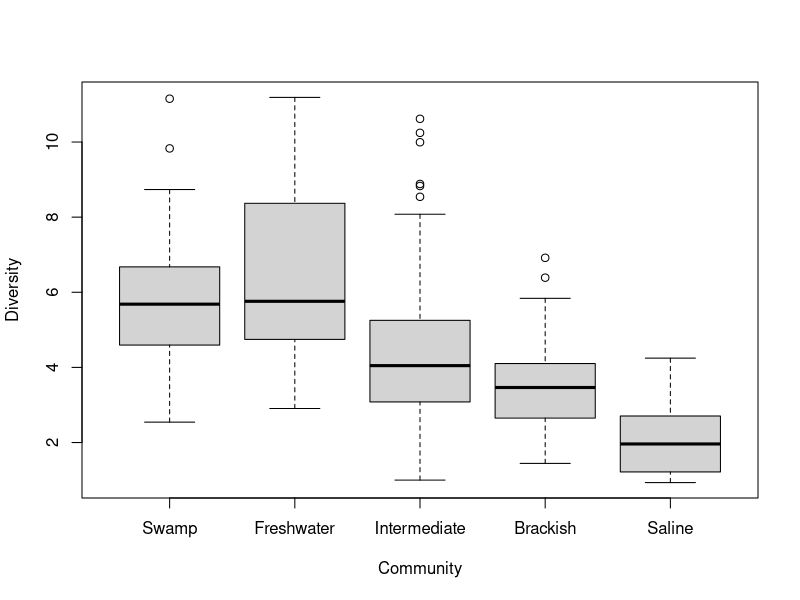
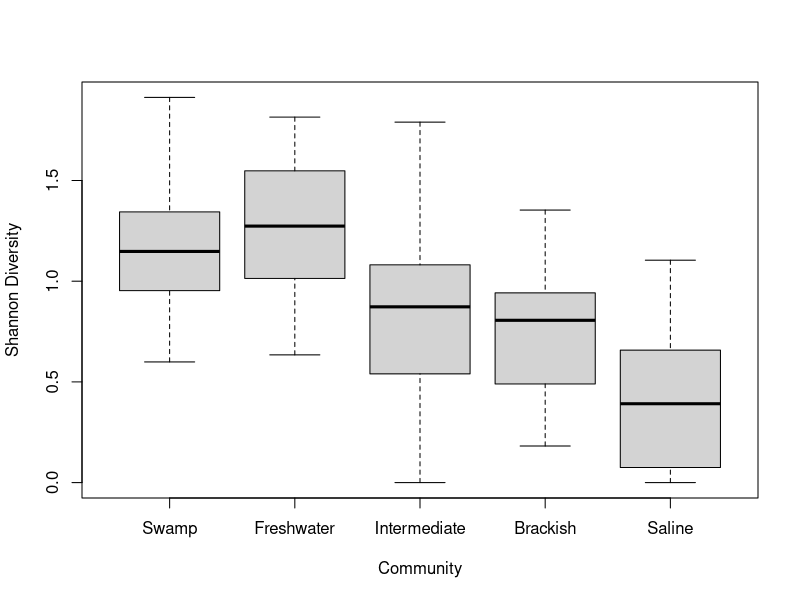
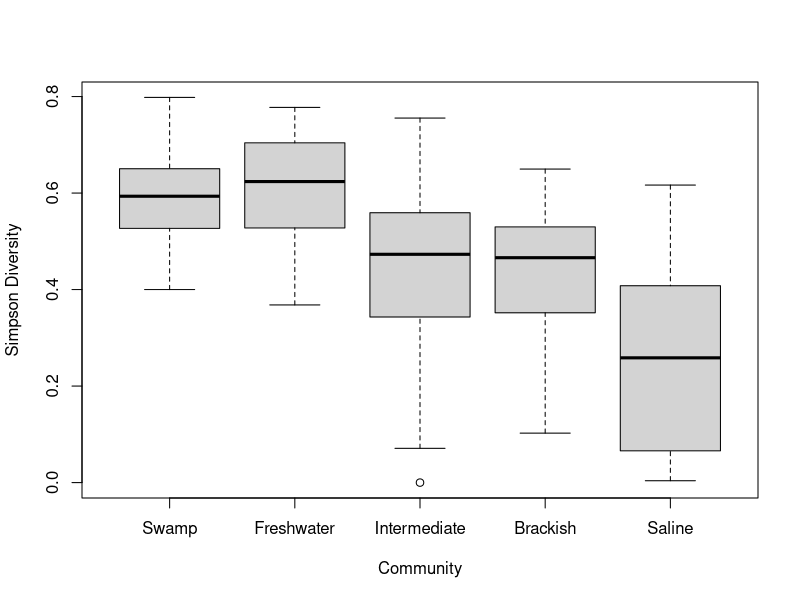
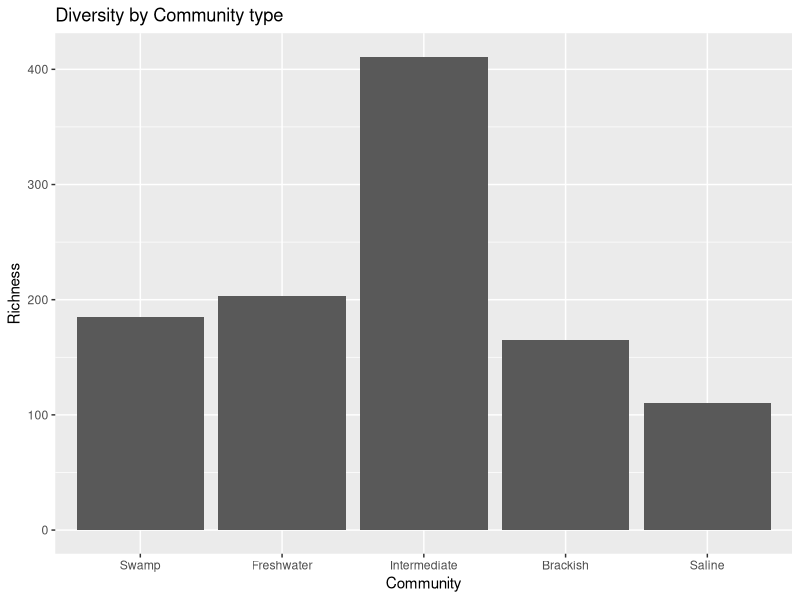
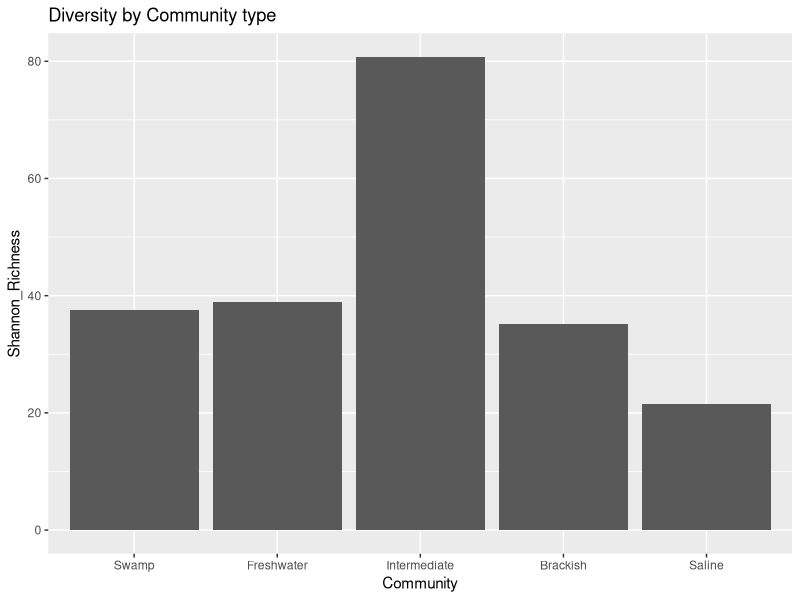
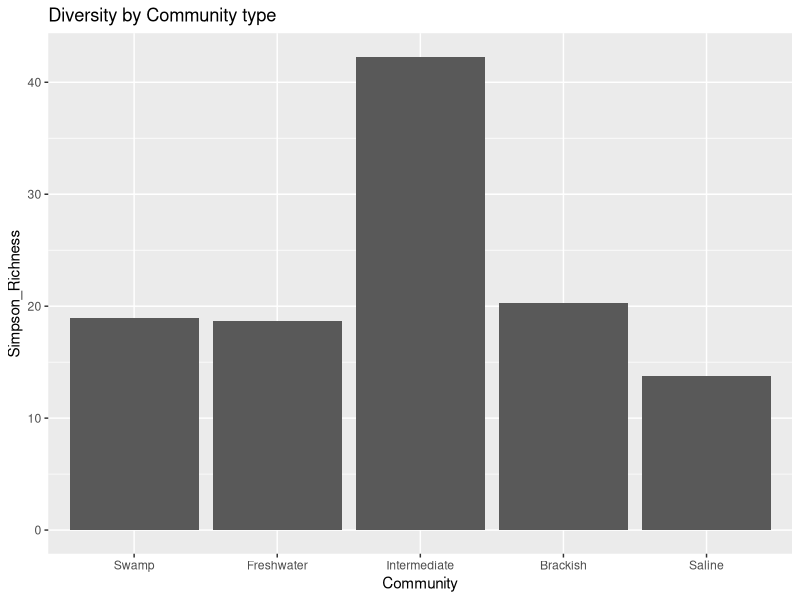
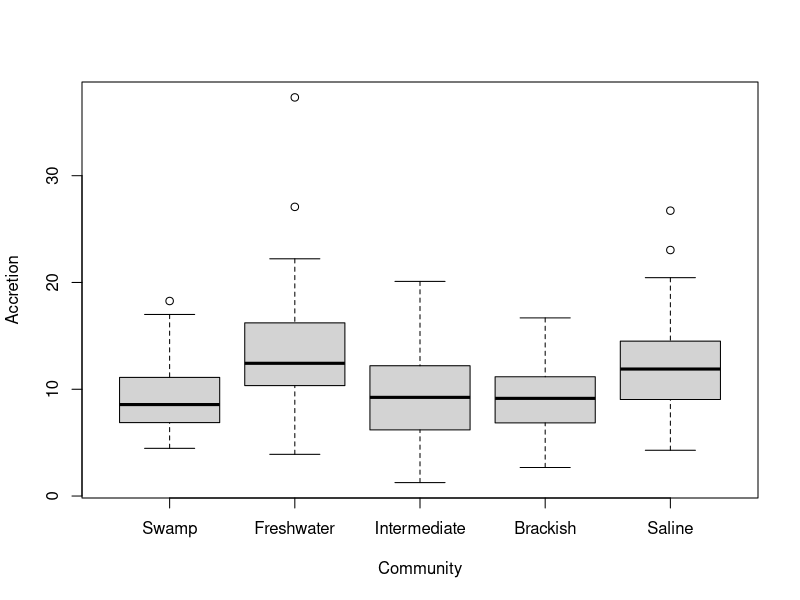

Recreate these plots in R, in order. (Note: this script raises an error after producing the figures.)
#Exploratory Plots April 7, 2025
#Diversity and community types (bar/box plot)
dat <- read.csv("Data/dat.csv", header = TRUE)
library(tidyverse)
library(plotrix)
library(ggplot2)

#Cleaning data up
cleandat <- dat %>% filter(!is.na(Accretion)) %>%
  mutate(Community=factor(CommunityStationFront, levels=c("Swamp","Freshwater","Intermediate","Brackish","Saline")))%>%
  group_by(Community)
boxplot(Richness~Community,data = cleandat, xlab = "Community", ylab = "Diversity")
boxplot(Shannon~Community,data = cleandat, xlab = "Community", ylab = "Shannon Diversity")
boxplot(Simpson~Community,data = cleandat, xlab = "Community", ylab = "Simpson Diversity") 

#barplots
ggplot(cleandat, aes(x = Community, y = Richness)) +
  geom_bar(stat = "identity") +
  labs(title = "Diversity by Community type", x = "Community", y = "Richness")

ggplot(cleandat, aes(x = Community, y = Shannon)) +
  geom_bar(stat = "identity") +
  labs(title = "Diversity by Community type", x = "Community", y = "Shannon_Richness")

ggplot(cleandat, aes(x = Community, y = Simpson)) +
  geom_bar(stat = "identity") +
  labs(title = "Diversity by Community type", x = "Community", y = "Simpson_Richness")

#Accretion and community type (bar/box)
boxplot(Accretion~Community,data = cleandat, xlab = "Community", ylab = "Accretion")

#Group Project Tasks April 16, 2025
#Swamp – get dominant species, do figures of accretion vs. Richness, accretion vs. dominant species, 
#accretion vs summed cover, do glm of accretion~richness + dominant species + summed cover accounting for spatial autocorrelation, 
#type III anova
#Acer_negundo:Unknown
dat <- read.csv("Data/dat.csv", header = TRUE)

#dominant species 
swampdat <-dat%>%mutate(Community=factor(CommunityStationFront, levels=c("Swamp","Freshwater","Intermediate","Brackish","Saline")))%>%
  filter(Community%in%c("Swamp"))


ggplot(cleandat_means, aes(x=Species, y=mean))+ 
  geom_bar(stat = "identity")+ 
  geom_errorbar(aes(ymax = mean+se, ymin = mean-se), width=0.25)

  